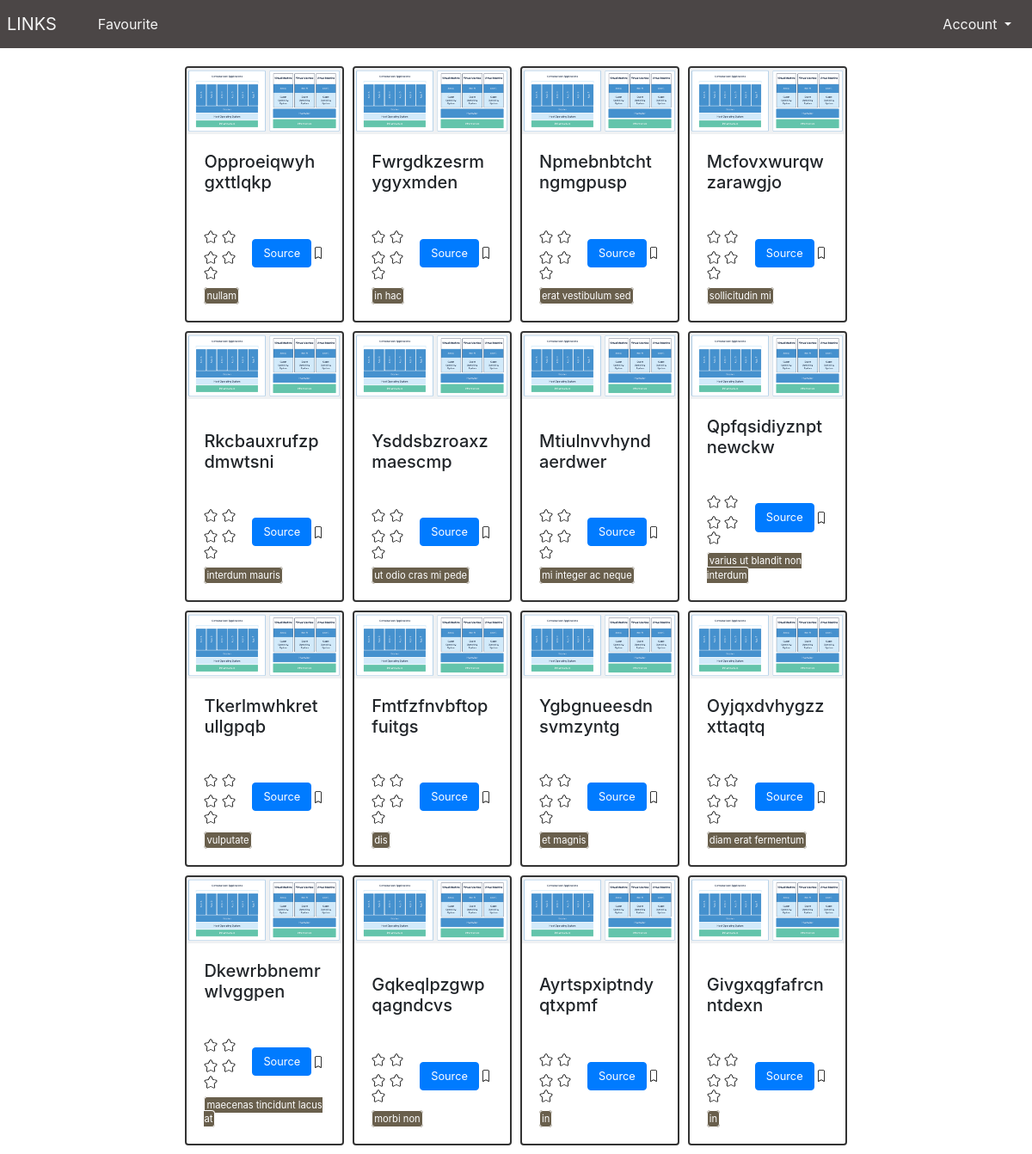
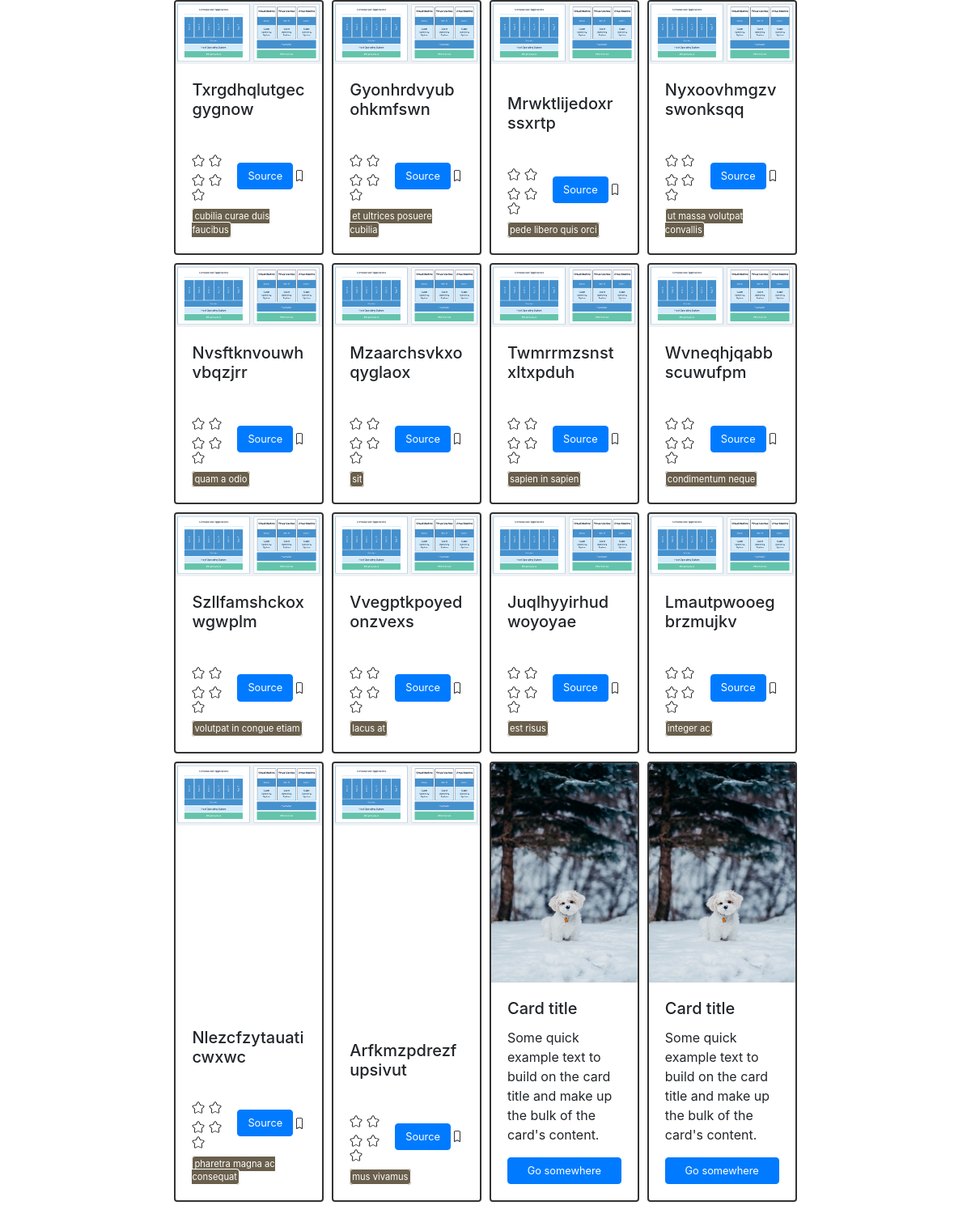
The page / on the database its author committed (2 pictures, top to bottom).
### models.py (models this page shows, shortened)
class Abstract(Base):
    __abstract__ = True
    id = Column(Integer, primary_key=True)
    created_on = Column(DateTime, default=datetime.datetime.now)

class Post(Abstract, Base):
    __tablename__ = 'posts'
    user_id = Column(Integer, ForeignKey('users.id'), nullable=False)
    title = Column(String(60), unique=True, nullable=False)
    content = Column(String(240), nullable=False)
    url = Column(Text, unique=True, nullable=False)
    rating = Column(Integer, default=0)
    tags = Column(Text, nullable=False)
    author = relationship('User')
    liked_by = relationship('User', secondary=association_table, back_populates="favorite_posts")

### app.py (the view)
@app.route('/')
def index():
    role = 'author'
    posts = get_posts()
    return render_template('index.html', role=role, posts=posts)

### models.py (called while the page is built)
def get_posts():
    engine = create_engine('sqlite:///app.sqlite', echo=True)
    session = Session(bind=engine)
    posts = session.query(Post).all()
    session.close()
    return posts

### templates/index.html (shortened to what this page needs)
<head>
    <link rel="stylesheet" href="https://stackpath.bootstrapcdn.com/bootstrap/4.4.1/css/bootstrap.min.css">
    <link rel="stylesheet" href={{url_for('static', filename='index.css')}}>
</head>
<body>
    <div id="navbar" class="d-flex bd-highlight mb-3">
        <div class="p-2 bd-highlight">
            <a class="navbar-brand" href="#">LINKS</a>
        </div>
        <div class="p-2 bd-highlight">
            <a class="nav-link" href="#">Favourite</a>
        </div>
        <div class="ml-auto p-2 bd-highlight">
            {% if role == 'author' %}
            <div class="nav-item dropdown">
                <a class="nav-link dropdown-toggle" href="#" id="navbarDropdownMenuLink" role="button"
                    data-toggle="dropdown" aria-haspopup="true" aria-expanded="false">
                    Account
                </a>
            </div>
            {% else %}
            <div class="bd-highlight">
                <a class="nav-link" href="#">Sign Up</a>
            </div>
            {% endif %}
        </div>
    </div>
    <div class="row" >
        {% for post in posts %}
        <div class="card" style="width: 22%;" onclick=openModal()>
            <img src="../static/img/1_tAAJ06mUHOwpRH7R5R9oeA.png" class="card-img-top" alt="...">
            <div class="card-body">
              <h5 class="card-title">{{ post.title }}</h5>
              <div class="bottom-ui">
                  <a>
                 </a>
                 <a href={{ post.url }} class="btn btn-primary">Source</a>
                  <a>
                  </a>
              </div>
              <div class="tags">
                <span class="tech-tag">{{ post.tags }}</span>
            </div>
        </div>
        </div>
        {% endfor %}
        <div class="card" style="width: 22%">
            <img src="../static/img/1_g0k18QxQzzzWmh1dyyX5Tg.jpeg" class="card-img-top" alt="...">
            <div class="card-body">
              <h5 class="card-title">Card title</h5>
              <p class="card-text">Some quick example text to build on the card title and make up the bulk of the card's content.</p>
              <a href="#" class="btn btn-primary">Go somewhere</a>
            </div>
        </div>
        <div class="card" style="width: 22%;">
            <img src="../static/img/1_g0k18QxQzzzWmh1dyyX5Tg.jpeg" class="card-img-top" alt="...">
            <div class="card-body">
              <h5 class="card-title">Card title</h5>
              <p class="card-text">Some quick example text to build on the card title and make up the bulk of the card's content.</p>
              <a href="#" class="btn btn-primary">Go somewhere</a>
            </div>
        </div>
    </div>
</body>

### static/index.css (style rules this page uses)
#navbar { background-color: rgb(75, 70, 70); }
a { color:whitesmoke; cursor: pointer; }
.card { border: 2px solid #333333; margin: 5px; }
.card-body { display: flex; flex-direction: column; justify-content: flex-end; }
.row { display: flex; justify-content: center; width: 70%; margin: 10px 15%; }
.bottom-ui { display: flex; justify-content: space-between; margin-top: 10px; margin-bottom: 10px; align-items: center; }
.tags span { border: 1px solid; border-radius: 4px; padding: 2px; font-size: 0.7rem; cursor: pointer; }
.tags span.tech-tag { background-color: rgb(105, 95, 76); color: white; }
a.btn { font-size: 0.8rem; }

### rows shown on the page
Post: title "Opproeiqwyhgxttlqkp", tags "nullam"
Post: title "Fwrgdkzesrmygyxmden", tags "in hac"
Post: title "Npmebnbtchtngmgpusp", tags "erat vestibulum sed"
Post: title "Mcfovxwurqwzarawgjo", tags "sollicitudin mi"
Post: title "Rkcbauxrufzpdmwtsni", tags "interdum mauris"
Post: title "Ysddsbzroaxzmaescmp", tags "ut odio cras mi pede"
Post: title "Mtiulnvvhyndaerdwer", tags "mi integer ac neque"
Post: title "Qpfqsidiyznptnewckw", tags "varius ut blandit non interdum"
Post: title "Tkerlmwhkretullgpqb", tags "vulputate"
Post: title "Fmtfzfnvbftopfuitgs", tags "dis"
Post: title "Ygbgnueesdnsvmzyntg", tags "et magnis"
Post: title "Oyjqxdvhygzzxttaqtq", tags "diam erat fermentum"
Post: title "Dkewrbbnemrwlvggpen", tags "maecenas tincidunt lacus at"
Post: title "Gqkeqlpzgwpqagndcvs", tags "morbi non"
Post: title "Ayrtspxiptndyqtxpmf", tags "in"
Post: title "Givgxqgfafrcnntdexn", tags "in"
Post: title "Txrgdhqlutgecgygnow", tags "cubilia curae duis faucibus"
Post: title "Gyonhrdvyubohkmfswn", tags "et ultrices posuere cubilia"
Post: title "Mrwktlijedoxrssxrtp", tags "pede libero quis orci"
Post: title "Nyxoovhmgzvswonksqq", tags "ut massa volutpat convallis"
Post: title "Nvsftknvouwhvbqzjrr", tags "quam a odio"
Post: title "Mzaarchsvkxoqyglaox", tags "sit"
Post: title "Twmrrmzsnstxltxpduh", tags "sapien in sapien"
Post: title "Wvneqhjqabbscuwufpm", tags "condimentum neque"
Post: title "Szllfamshckoxwgwplm", tags "volutpat in congue etiam"
Post: title "Vvegptkpoyedonzvexs", tags "lacus at"
Post: title "Juqlhyyirhudwoyoyae", tags "est risus"
Post: title "Lmautpwooegbrzmujkv", tags "integer ac"
Post: title "Nlezcfzytauaticwxwc", tags "pharetra magna ac consequat"
Post: title "Arfkmzpdrezfupsivut", tags "mus vivamus"
